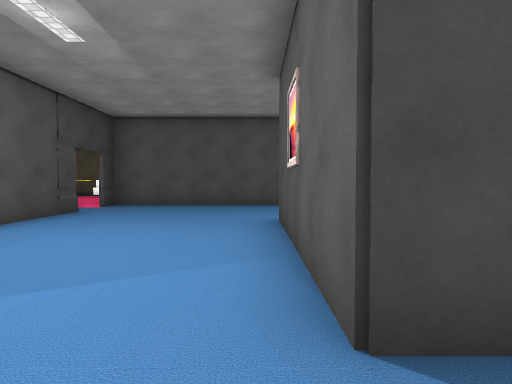
View 1 (above)

22 first-person views from a walk through a scene from a Unity 3-D project. The camera is 1.4 m above the floor, tilts 2° down and sees 75° across. Doors are open. The floor is counted in squares, 1.8 m on a side. Each view is taken from the middle of a square. On the plan, view 1 faces up. The plan holds only what a view shows up to about 11 squares ahead; the rest is blank. The player is left out. Some surface patterns are stand-ins.

View 2
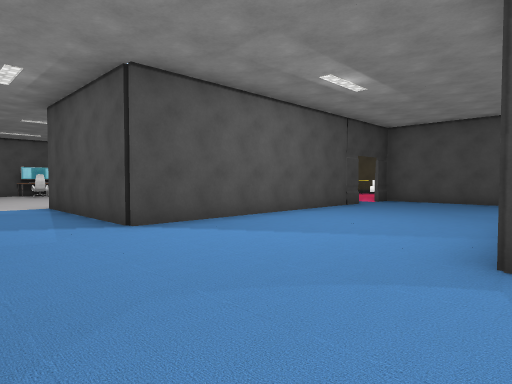

View 3
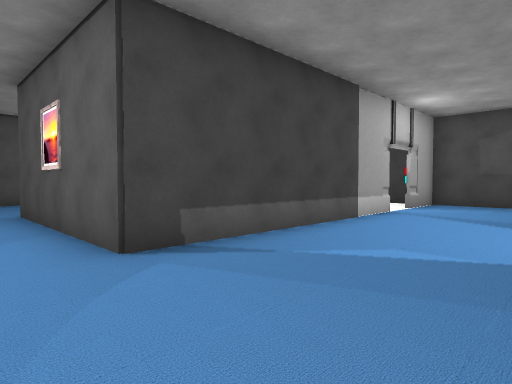

View 4
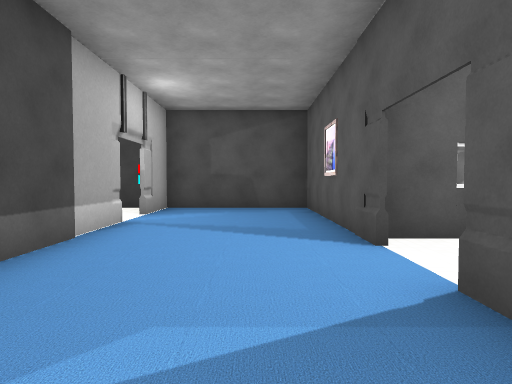

View 5
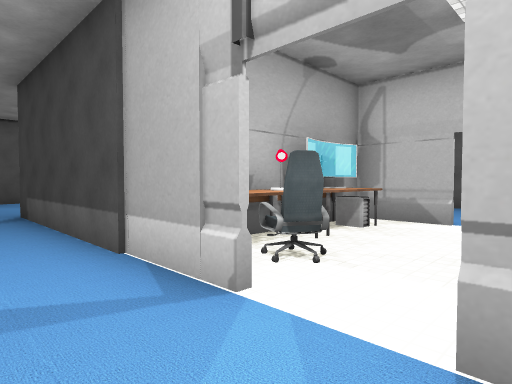

View 6
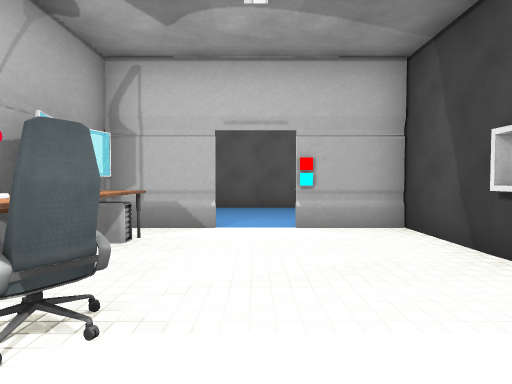

View 7
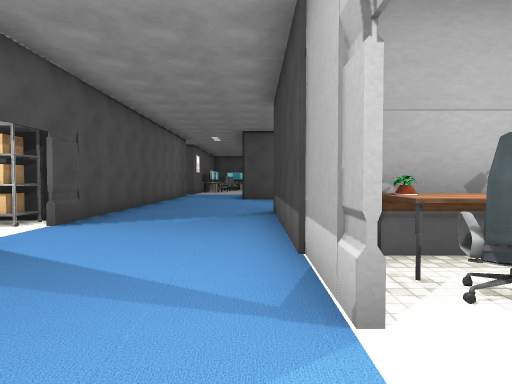

View 8
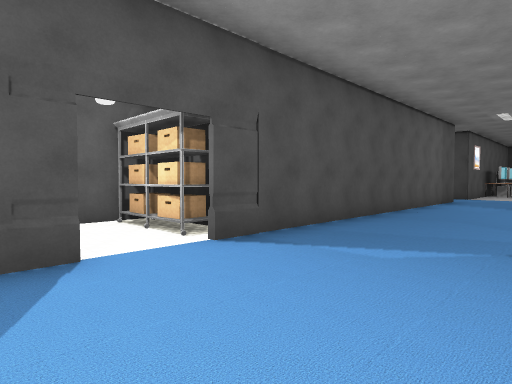

View 9
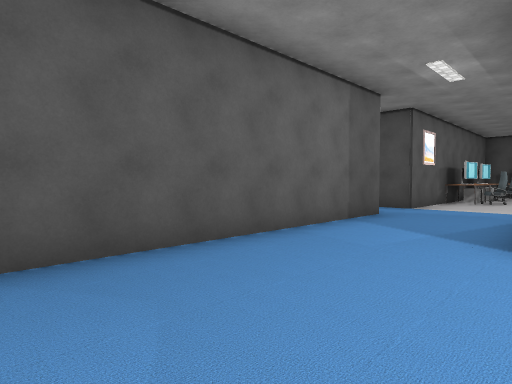

View 10
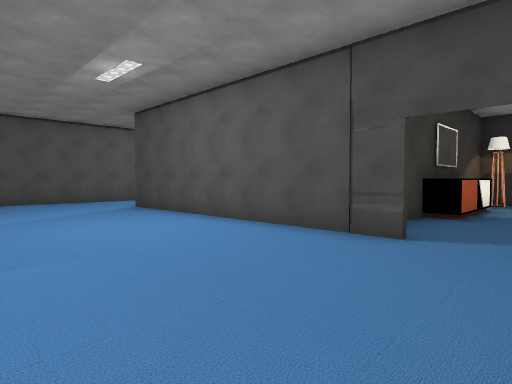

View 11
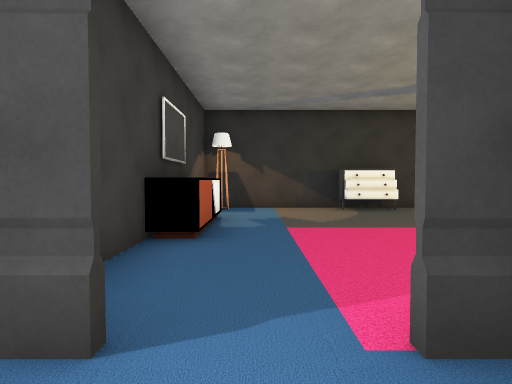

View 12
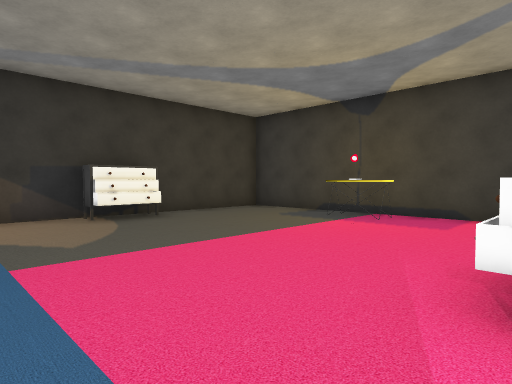

View 13
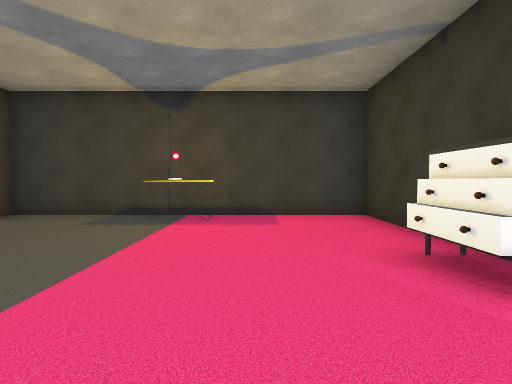

View 14
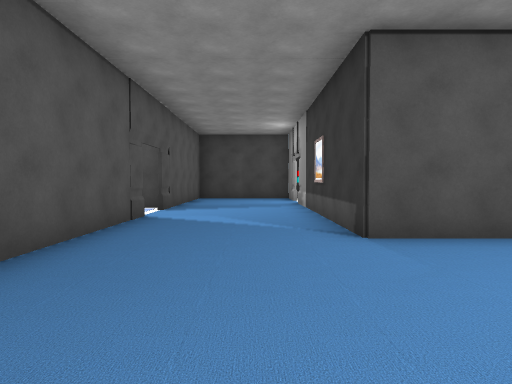

View 15
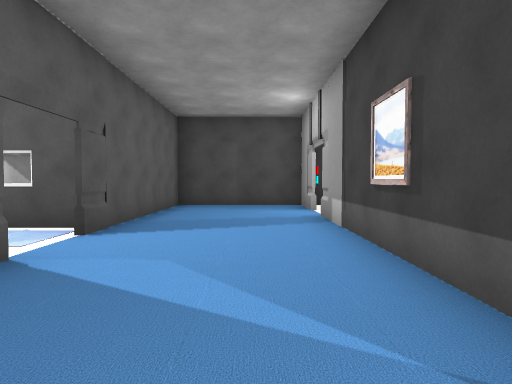

View 16
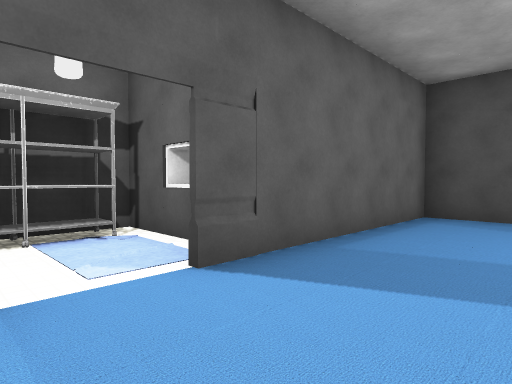

View 17
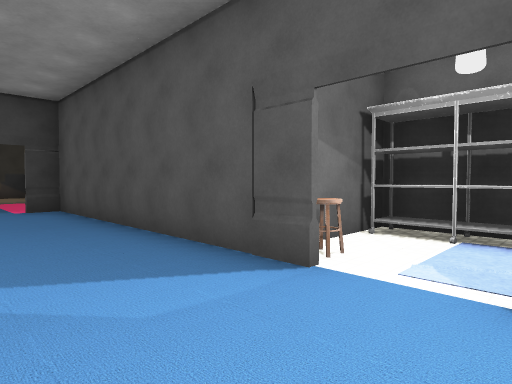

View 18
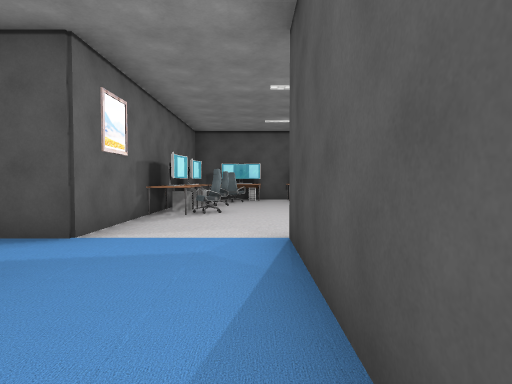

View 19
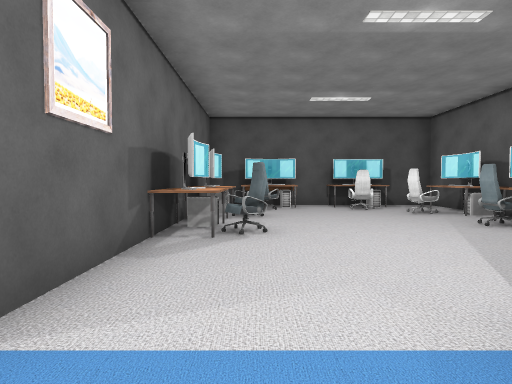

View 20
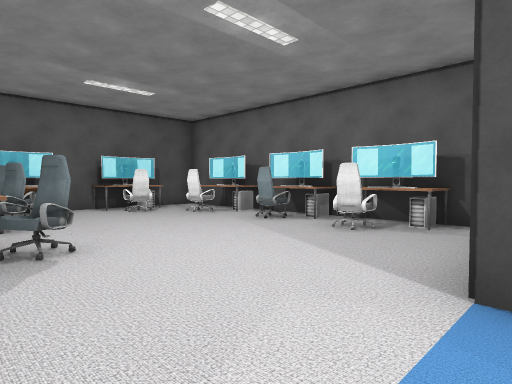

View 21
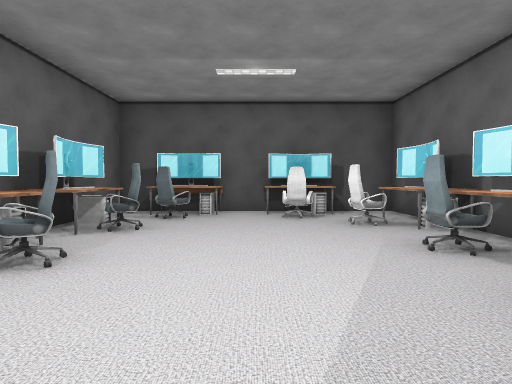

View 22
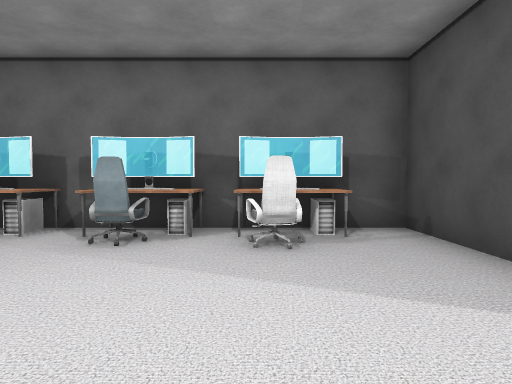

### Floor plan
Points are (right, up) in squares from view 1. A wall is a line through its corners. A room is listed if a view was taken in it or the views show most of it. See-through windows are left out.
Room 1 (views 1, 2, 3, 4, 5, 6, 7, 8, 9, 10, 11, 14, 15, 16, 17, 18, 19, 20, 21, 22)
walls: (-4.5, 8.4) (-4.5, 0.5) (-9.6, 0.5); (2.6, -3) (2.6, -5.4) (4.1, -5.4); (4.9, -2.4) (10.5, -2.4) (10.5, 1.4) (8.6, 1.4); (2.6, 10.4) (-4.5, 10.4) (-4.5, 9.6); (-7.5, -2.4) (2.6, -2.4); (-9.5, 2.1) (-9.5, 4.5) (-18.4, 4.5) (-18.4, -2.4) (-14.4, -2.4); (7.4, 1.4) (0.5, 1.4) (0.5, 6.5) (7.4, 6.5) (5.6, 6.5) (5.6, 2.3); (5.5, -3.9) (5.5, -2.6); (5.5, 10.8) (5.5, 13.4) (2.6, 13.4) (2.6, 11.5); (8.6, 6.5) (10.5, 6.5) (10.5, 10.4) (4.6, 10.4); (10.5, 6.5) (8.6, 6.5); (-12.3, -2.4) (-9.5, -2.4) (-9.5, -3.5)
ways out: opening at (-5, 9) to room 2
objects: table (-19, 2) to (-18, 3); other object (-18, -1) to (-18, 0); other object (-18, 2); chair (-17, -1); chair (-17, 2); table (-17, 4); table (-16, -2) to (-15, -2); chair (-16, 3); other object (-16, 4); chair (-15, -1); other object (-14, -2) to (-13, -2); chair (-14, 3); other object (-14, 4) to (-13, 4); table (-13, -3); chair (-13, -1); chair (-12, 3); other object (-12, 4) to (-11, 4); other object (3, -5) to (3, -3); stool (3, 11); other object (3, 13); carpet (4, 13); table (5, 2) to (6, 3); table (5, 4) to (6, 5); other object (6, 5); chair (7, 3); vent (11, 4)
Room 2 (views 12, 13)
walls: (-12.4, 11.4) (-12.4, 7.6) (-10.6, 7.6); (-7.2, 7.6) (-6, 7.6); (-4.5, 13.8) (-4.5, 16.5) (-12.4, 16.5) (-12.4, 13)
ways out: opening at (-5, 9) to room 1; open door at (-7.5, 7)
objects: dresser (-12, 12); other object (-10, 8) to (-8, 8); table (-9, 16) to (-8, 16); dresser (-5, 11) to (-5, 12)

Positions as (right, up) in squares from view 1, and headings:
1: (0, 0), facing up
2: (1, -2), facing up-left
3: (-1, -2), facing up-right
4: (1, -1), facing right
5: (9, 0), facing up-left
6: (8, 1), facing up
7: (9, 1), facing left
8: (6, 1), facing down-left
9: (0, 1), facing down-left
10: (0, 10), facing down-left
11: (-3, 9), facing left
12: (-5, 9), facing up-left
13: (-7, 9), facing up
14: (-4, 8), facing right
15: (0, 8), facing right
16: (3, 8), facing up-right
17: (5, 8), facing up-left
18: (-5, 0), facing left
19: (-8, -1), facing left
20: (-9, -2), facing up-left
21: (-10, 1), facing left
22: (-12, -1), facing up
